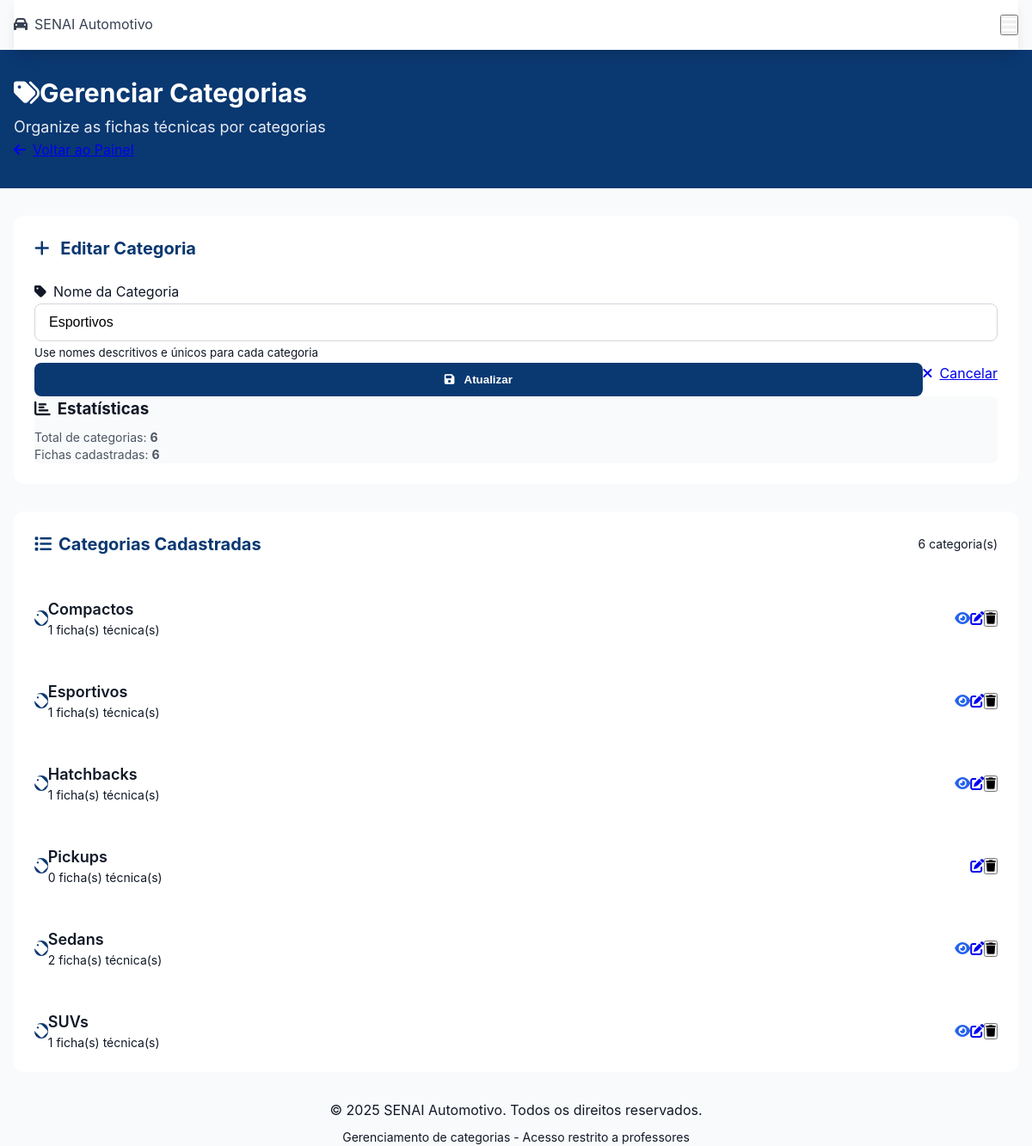
Page /categorias.php?edit=5 (signed in) on the committed database.
### tables this page shows
CREATE TABLE IF NOT EXISTS categorias (
    id INT AUTO_INCREMENT PRIMARY KEY,
    nome VARCHAR(255) NOT NULL UNIQUE
);

### categorias.php (the view, shortened to what this page needs)
<?php
$host = 'localhost';
$dbname = 'senai_automotivo';
$username = 'root';
$password = '';
try {
    $pdo = new PDO("mysql:host=$host;dbname=$dbname", $username, $password);
    $pdo->setAttribute(PDO::ATTR_ERRMODE, PDO::ERRMODE_EXCEPTION);
} catch(PDOException $e) {
    die("Erro na conexão: " . $e->getMessage());
}
$stmt = $pdo->query("SELECT c.*, COUNT(f.id) as total_fichas
                     FROM categorias c
                     LEFT JOIN fichas_tecnicas f ON c.id = f.categoria_id
                     GROUP BY c.id
                     ORDER BY c.nome");
$categorias = $stmt->fetchAll(PDO::FETCH_ASSOC);
$editCategoria = null;
if (isset($_GET['edit']) && is_numeric($_GET['edit'])) {
    $stmt = $pdo->prepare("SELECT * FROM categorias WHERE id = ?");
    $stmt->execute([$_GET['edit']]);
    $editCategoria = $stmt->fetch(PDO::FETCH_ASSOC);
}
?>
<!DOCTYPE html>
<html lang="pt-BR">
<head>
    <link rel="stylesheet" href="style.css">
    <link rel="stylesheet" href="https://cdn.jsdelivr.net/npm/@fortawesome/fontawesome-free@6.4.0/css/all.min.css">
</head>
<body>
    <header class="header">
        <div class="container mx-auto px-4">
            <nav class="flex justify-between items-center py-4">
                <a href="index.php" class="logo">
                    <i class="fas fa-car mr-2"></i>SENAI Automotivo
                </a>
                <button class="md:hidden text-white" onclick="toggleMobileMenu()">
                    <i class="fas fa-bars text-xl"></i>
                </button>
            </nav>
        </div>
    </header>
    <section class="bg-senai-blue text-white py-8">
        <div class="container mx-auto px-4">
            <div class="flex flex-col md:flex-row justify-between items-start md:items-center">
                <div>
                    <h1 class="text-3xl font-bold mb-2">
                        <i class="fas fa-tags mr-3"></i>Gerenciar Categorias
                    </h1>
                    <p class="text-lg opacity-90">
                        Organize as fichas técnicas por categorias
                    </p>
                </div>
                <div class="mt-4 md:mt-0">
                    <a href="painel_professor.php" class="btn btn-secondary">
                        <i class="fas fa-arrow-left mr-2"></i>Voltar ao Painel
                    </a>
                </div>
            </div>
        </div>
    </section>
    <section class="py-8">
        <div class="container mx-auto px-4">
            <div class="grid grid-cols-1 lg:grid-cols-3 gap-8">
                <div class="lg:col-span-1">
                    <div class="bg-white rounded-xl shadow p-6">
                        <h2 class="text-xl font-bold senai-blue mb-6">
                            <i class="fas fa-plus mr-2"></i>
                            <?php echo $editCategoria ? 'Editar Categoria' : 'Nova Categoria'; ?>
                        </h2>
                        <form method="POST">
                            <div class="form-group">
                                <label for="nome" class="form-label">
                                    <i class="fas fa-tag mr-2"></i>Nome da Categoria
                                </label>
                                <input type="text"
                                       id="nome"
                                       name="nome"
                                       class="form-input"
                                       placeholder="Ex: Sedans, SUVs, Hatchbacks..."
                                       value="<?php echo htmlspecialchars($editCategoria['nome'] ?? ''); ?>"
                                       required>
                                <small class="text-gray-500">
                                    Use nomes descritivos e únicos para cada categoria
                                </small>
                            </div>
                            <div class="flex gap-3">
                                <button type="submit" class="btn btn-primary flex-1">
                                    <i class="fas fa-save mr-2"></i>
                                    <?php echo $editCategoria ? 'Atualizar' : 'Criar'; ?>
                                </button>
                                <?php if ($editCategoria): ?>
                                    <a href="categorias.php" class="btn btn-secondary">
                                        <i class="fas fa-times mr-2"></i>Cancelar
                                    </a>
                                <?php endif; ?>
                            </div>
                        </form>
                        <div class="mt-8 p-4 bg-gray-50 rounded-lg">
                            <h3 class="font-bold text-gray-800 mb-2">
                                <i class="fas fa-chart-bar mr-2"></i>Estatísticas
                            </h3>
                            <div class="text-sm text-gray-600">
                                <p>Total de categorias: <strong><?php echo count($categorias); ?></strong></p>
                                <p>Fichas cadastradas: <strong><?php echo array_sum(array_column($categorias, 'total_fichas')); ?></strong></p>
                            </div>
                        </div>
                    </div>
                </div>
                <div class="lg:col-span-2">
                    <div class="bg-white rounded-xl shadow">
                        <div class="p-6 border-b border-gray-200">
                            <div class="flex justify-between items-center">
                                <h2 class="text-xl font-bold senai-blue">
                                    <i class="fas fa-list mr-2"></i>Categorias Cadastradas
                                </h2>
                                <div class="text-sm text-gray-500">
                                    <?php echo count($categorias); ?> categoria(s)
                                </div>
                            </div>
                        </div>
                        <?php if (empty($categorias)): ?>
                            <div class="p-8 text-center">
                                <i class="fas fa-tags text-6xl text-gray-300 mb-4"></i>
                                <h3 class="text-xl font-bold text-gray-600 mb-2">Nenhuma categoria cadastrada</h3>
                                <p class="text-gray-500">
                                    Crie sua primeira categoria para organizar as fichas técnicas
                                </p>
                            </div>
                        <?php else: ?>
                            <div class="divide-y divide-gray-200">
                                <?php foreach ($categorias as $categoria): ?>
                                    <div class="p-6 hover:bg-gray-50 transition-colors">
                                        <div class="flex items-center justify-between">
                                            <div class="flex items-center">
                                                <div class="w-12 h-12 bg-senai-blue rounded-lg flex items-center justify-center mr-4">
                                                    <i class="fas fa-tag text-white text-lg"></i>
                                                </div>
                                                <div>
                                                    <h3 class="text-lg font-semibold text-gray-900">
                                                        <?php echo htmlspecialchars($categoria['nome']); ?>
                                                    </h3>
                                                    <p class="text-sm text-gray-500">
                                                        <?php echo $categoria['total_fichas']; ?> ficha(s) técnica(s)
                                                    </p>
                                                </div>
                                            </div>
                                            <div class="flex items-center space-x-3">
                                                <?php if ($categoria['total_fichas'] > 0): ?>
                                                    <a href="fichas.php?categoria=<?php echo $categoria['id']; ?>"
                                                       class="text-blue-600 hover:text-blue-800"
                                                       title="Ver fichas desta categoria">
                                                        <i class="fas fa-eye"></i>
                                                    </a>
                                                <?php endif; ?>
                                                <a href="categorias.php?edit=<?php echo $categoria['id']; ?>"
                                                   class="text-green-600 hover:text-green-800"
                                                   title="Editar categoria">
                                                    <i class="fas fa-edit"></i>
                                                </a>
                                                <button onclick="confirmDelete(<?php echo $categoria['id']; ?>, '<?php echo addslashes($categoria['nome']); ?>', <?php echo $categoria['total_fichas']; ?>)"
                                                        class="text-red-600 hover:text-red-800"
                                                        title="Excluir categoria">
                                                    <i class="fas fa-trash"></i>
                                                </button>
                                            </div>
                                        </div>
                                    </div>
                                <?php endforeach; ?>
                            </div>
                        <?php endif; ?>
                    </div>
                </div>
            </div>
        </div>
    </section>
    <footer class="footer">
        <div class="container mx-auto px-4">
            <div class="text-center">
                <p>&copy; <?php echo date('Y'); ?> SENAI Automotivo. Todos os direitos reservados.</p>
                <p class="mt-2 text-sm opacity-75">
                    Gerenciamento de categorias - Acesso restrito a professores
                </p>
            </div>
        </div>
    </footer>
</body>
</html>

### style.css (style rules this page uses)
:root { --senai-blue: #0A3871; --senai-red: #E31E24; --senai-dark: #1D2939; --gray-50: #f9fafb; --gray-100: #f3f4f6; --gray-200: #e5e7eb; --gray-300: #d1d5db; --gray-400: #9ca3af; --gray-500: #6b7280; --gray-600: #4b5563; --gray-700: #374151; --gray-800: #1f2937; --gray-900: #111827; --blue-600: #2563eb; --blue-700: #1d4ed8; --blue-800: #1e40af; }
* { margin: 0; padding: 0; box-sizing: border-box; }
body { font-family: -apple-system, BlinkMacSystemFont, "Segoe UI", Roboto, "Helvetica Neue", Arial, sans-serif; line-height: 1.6; color: var(--gray-900); background-color: var(--gray-50); }
.mx-auto { margin-left: auto; margin-right: auto; }
.px-4 { padding-left: 1rem; padding-right: 1rem; }
.py-4 { padding-top: 1rem; padding-bottom: 1rem; }
.py-8 { padding-top: 2rem; padding-bottom: 2rem; }
.p-6 { padding: 1.5rem; }
.mb-6 { margin-bottom: 1.5rem; }
.mr-2 { margin-right: 0.5rem; }
.flex { display: flex; }
.justify-between { justify-content: space-between; }
.justify-center { justify-content: center; }
.items-center { align-items: center; }
.flex-col { flex-direction: column; }
.flex-1 { flex: 1 1 0%; }
.grid { display: grid; }
.grid-cols-1 { grid-template-columns: repeat(1, minmax(0, 1fr)); }
.gap-8 { gap: 2rem; }
.bg-white { background-color: #ffffff; }
.bg-gray-50 { background-color: var(--gray-50); }
.bg-senai-blue { background-color: var(--senai-blue); }
.text-white { color: #ffffff; }
.text-gray-600 { color: var(--gray-600); }
.text-blue-600 { color: var(--blue-600); }
.senai-blue { color: var(--senai-blue); }
.text-xl { font-size: 1.25rem; line-height: 1.75rem; }
.text-3xl { font-size: 1.875rem; line-height: 2.25rem; }
.text-lg { font-size: 1.125rem; line-height: 1.75rem; }
.text-sm { font-size: 0.875rem; line-height: 1.25rem; }
.font-bold { font-weight: 700; }
.font-semibold { font-weight: 600; }
.text-center { text-align: center; }
.rounded-xl { border-radius: 0.75rem; }
.rounded-lg { border-radius: 0.5rem; }
.mt-2 { margin-top: 0.5rem; }
.opacity-90 { opacity: 0.9; }
nav { background-color: #ffffff; box-shadow: 0 10px 15px -3px rgba(0, 0, 0, 0.1), 0 4px 6px -2px rgba(0, 0, 0, 0.05); position: sticky; top: 0; z-index: 50; }
nav a { color: var(--gray-700); text-decoration: none; transition: color 0.3s ease; }
.btn-primary { background-color: var(--senai-blue); border-color: var(--senai-blue); color: #ffffff; padding: 0.75rem 1.5rem; border-radius: 0.5rem; border: none; cursor: pointer; font-weight: 600; transition: all 0.3s ease; text-decoration: none; display: inline-block; text-align: center; }
input[type="text"], input[type="email"], input[type="password"], input[type="number"], select, textarea { width: 100%; padding: 0.75rem 1rem; border: 1px solid var(--gray-300); border-radius: 0.5rem; font-size: 1rem; transition: all 0.3s ease; }
.transition-colors { transition: color 0.3s ease; }
.mb-2 { margin-bottom: 0.5rem; }

### rows in the picture
categorias: nome "Esportivos", total_fichas "1"
categorias: nome "Compactos", total_fichas "1"
categorias: nome "Hatchbacks", total_fichas "1"
categorias: nome "Pickups", total_fichas "0"
categorias: nome "Sedans", total_fichas "2"
categorias: nome "SUVs", total_fichas "1"

### other values in the picture
count($categorias) "6"
array_sum(array_column($categorias, 'total_fichas')) "6"
